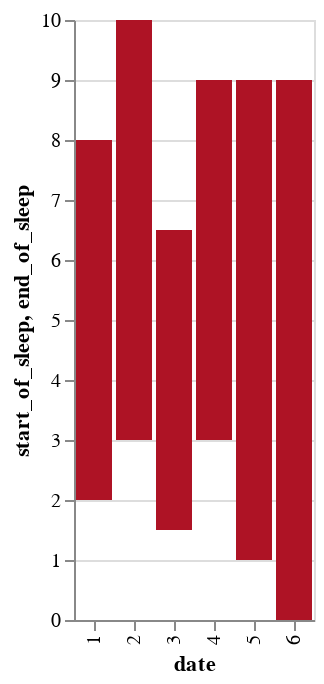

The notebook cell saved with this chart:
### Code cell
import altair as alt
from vega_datasets import data

open_close_color = alt.condition(alt.datum.sleep_duration_in_hours <= 6,
                                 alt.value("#06982d"),
                                 alt.value("#ae1325"))

alt.Chart(sleep_data_frame).mark_bar().encode(
    x='date:O',
    y='start_of_sleep:Q',
    y2='end_of_sleep:Q',
    color=open_close_color
)

### Figure 1 — Vega-Lite specification as saved in the notebook (floating-point values rounded to 4 significant figures)
{"config": {"view": {"continuousWidth": 400, "continuousHeight": 300}}, "data": {"name": "data-1367a1a300096952322d1496711db8a1"}, "mark": "bar", "encoding": {"color": {"condition": {"value": "#06982d", "test": "(datum.sleep_duration_in_hours <= 6)"}, "value": "#ae1325"}, "x": {"type": "ordinal", "field": "date"}, "y": {"type": "quantitative", "field": "start_of_sleep"}, "y2": {"field": "end_of_sleep"}}, "$schema": "https://vega.github.io/schema/vega-lite/v4.8.1.json", "datasets": {"data-1367a1a300096952322d1496711db8a1": [{"date": 1, "start_of_sleep": 2.0, "end_of_sleep": 8.0}, {"date": 2, "start_of_sleep": 3.0, "end_of_sleep": 10.0}, {"date": 3, "start_of_sleep": 1.5, "end_of_sleep": 6.5}, {"date": 4, "start_of_sleep": 3.0, "end_of_sleep": 9.0}, {"date": 5, "start_of_sleep": 1.0, "end_of_sleep": 9.0}, {"date": 6, "start_of_sleep": 0.0, "end_of_sleep": 9.0}]}}
